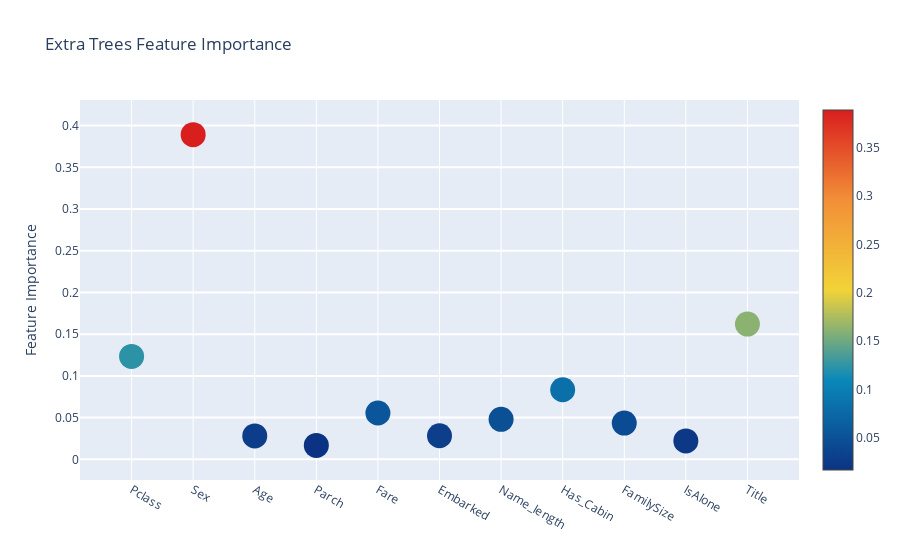
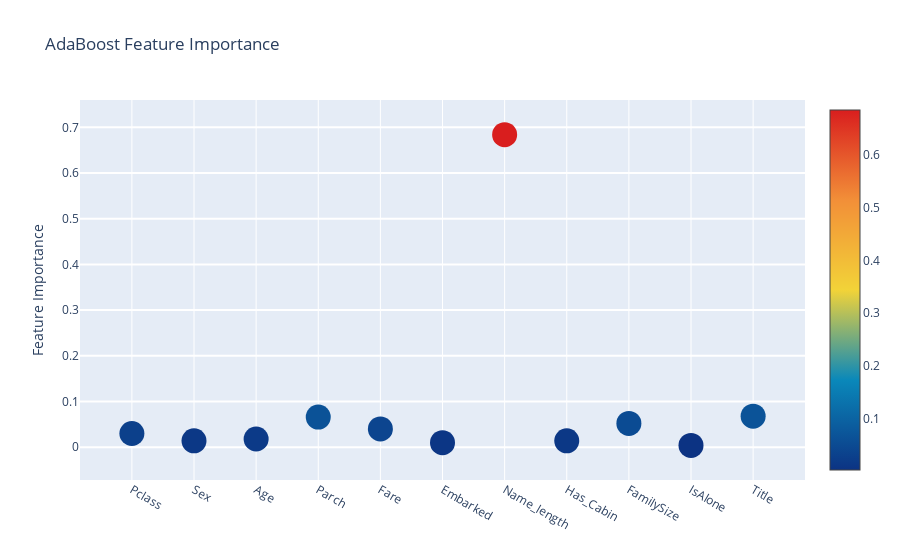
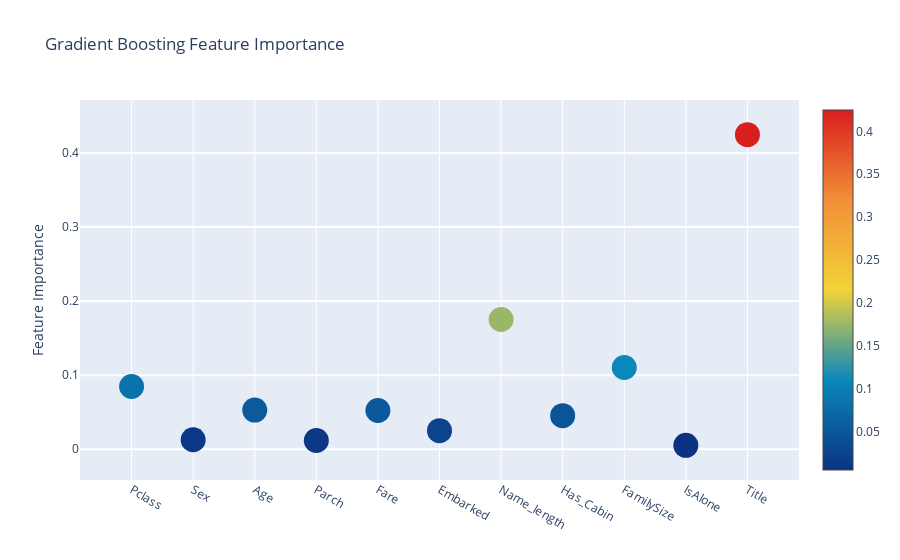

Notebook code cell kept with these figures, in order:
### Code cell
# Scatter plot 
trace = go.Scatter(
    y = feature_dataframe['Extra Trees feature importances'].values,
    x = feature_dataframe['features'].values,
    mode='markers',
    marker=dict(
        sizemode = 'diameter',
        sizeref = 1,
        size = 25,
#       size= feature_dataframe['AdaBoost feature importances'].values,
        #color = np.random.randn(500), #set color equal to a variable
        color = feature_dataframe['Extra Trees feature importances'].values,
        colorscale='Portland',
        showscale=True
    ),
    text = feature_dataframe['features'].values
)
data = [trace]

layout= go.Layout(
    autosize= True,
    title= 'Extra Trees Feature Importance',
    hovermode= 'closest',
#     xaxis= dict(
#         title= 'Pop',
#         ticklen= 5,
#         zeroline= False,
#         gridwidth= 2,
#     ),
    yaxis=dict(
        title= 'Feature Importance',
        ticklen= 5,
        gridwidth= 2
    ),
    showlegend= False
)
fig = go.Figure(data=data, layout=layout)
py.iplot(fig,filename='scatter2010')

# Scatter plot 
trace = go.Scatter(
    y = feature_dataframe['AdaBoost feature importances'].values,
    x = feature_dataframe['features'].values,
    mode='markers',
    marker=dict(
        sizemode = 'diameter',
        sizeref = 1,
        size = 25,
#       size= feature_dataframe['AdaBoost feature importances'].values,
        #color = np.random.randn(500), #set color equal to a variable
        color = feature_dataframe['AdaBoost feature importances'].values,
        colorscale='Portland',
        showscale=True
    ),
    text = feature_dataframe['features'].values
)
data = [trace]

layout= go.Layout(
    autosize= True,
    title= 'AdaBoost Feature Importance',
    hovermode= 'closest',
#     xaxis= dict(
#         title= 'Pop',
#         ticklen= 5,
#         zeroline= False,
#         gridwidth= 2,
#     ),
    yaxis=dict(
        title= 'Feature Importance',
        ticklen= 5,
        gridwidth= 2
    ),
    showlegend= False
)
fig = go.Figure(data=data, layout=layout)
py.iplot(fig,filename='scatter2010')

# Scatter plot 
trace = go.Scatter(
    y = feature_dataframe['Gradient Boost feature importances'].values,
    x = feature_dataframe['features'].values,
    mode='markers',
    marker=dict(
        sizemode = 'diameter',
        sizeref = 1,
        size = 25,
#       size= feature_dataframe['AdaBoost feature importances'].values,
        #color = np.random.randn(500), #set color equal to a variable
        color = feature_dataframe['Gradient Boost feature importances'].values,
        colorscale='Portland',
        showscale=True
    ),
    text = feature_dataframe['features'].values
)
data = [trace]

layout= go.Layout(
    autosize= True,
    title= 'Gradient Boosting Feature Importance',
    hovermode= 'closest',
#     xaxis= dict(
#         title= 'Pop',
#         ticklen= 5,
#         zeroline= False,
#         gridwidth= 2,
#     ),
    yaxis=dict(
        title= 'Feature Importance',
        ticklen= 5,
        gridwidth= 2
    ),
    showlegend= False
)
fig = go.Figure(data=data, layout=layout)
py.iplot(fig,filename='scatter2010')

### Figure 1 — Plotly figure (JSON) as saved in the notebook; plotly's stock layout.template omitted (floating-point values rounded to 4 significant figures)
{"data": [{"marker": {"color": [0.1233, 0.3892, 0.02802, 0.01673, 0.05555, 0.02825, 0.04793, 0.08342, 0.04343, 0.02205, 0.1621], "colorscale": [[0.0, "rgb(12,51,131)"], [0.25, "rgb(10,136,186)"], [0.5, "rgb(242,211,56)"], [0.75, "rgb(242,143,56)"], [1.0, "rgb(217,30,30)"]], "showscale": true, "size": 25, "sizemode": "diameter", "sizeref": 1}, "mode": "markers", "text": ["Pclass", "Sex", "Age", "Parch", "Fare", "Embarked", "Name_length", "Has_Cabin", "FamilySize", "IsAlone", "Title"], "type": "scatter", "x": ["Pclass", "Sex", "Age", "Parch", "Fare", "Embarked", "Name_length", "Has_Cabin", "FamilySize", "IsAlone", "Title"], "y": [0.1233, 0.3892, 0.02802, 0.01673, 0.05555, 0.02825, 0.04793, 0.08342, 0.04343, 0.02205, 0.1621]}], "layout": {"autosize": true, "hovermode": "closest", "showlegend": false, "title": {"text": "Extra Trees Feature Importance"}, "yaxis": {"gridwidth": 2, "ticklen": 5, "title": {"text": "Feature Importance"}}}}

### Figure 2 — Plotly figure (JSON) as saved in the notebook; plotly's stock layout.template omitted (floating-point values rounded to 4 significant figures)
{"data": [{"marker": {"color": [0.03, 0.014, 0.018, 0.066, 0.04, 0.01, 0.684, 0.014, 0.052, 0.004, 0.068], "colorscale": [[0.0, "rgb(12,51,131)"], [0.25, "rgb(10,136,186)"], [0.5, "rgb(242,211,56)"], [0.75, "rgb(242,143,56)"], [1.0, "rgb(217,30,30)"]], "showscale": true, "size": 25, "sizemode": "diameter", "sizeref": 1}, "mode": "markers", "text": ["Pclass", "Sex", "Age", "Parch", "Fare", "Embarked", "Name_length", "Has_Cabin", "FamilySize", "IsAlone", "Title"], "type": "scatter", "x": ["Pclass", "Sex", "Age", "Parch", "Fare", "Embarked", "Name_length", "Has_Cabin", "FamilySize", "IsAlone", "Title"], "y": [0.03, 0.014, 0.018, 0.066, 0.04, 0.01, 0.684, 0.014, 0.052, 0.004, 0.068]}], "layout": {"autosize": true, "hovermode": "closest", "showlegend": false, "title": {"text": "AdaBoost Feature Importance"}, "yaxis": {"gridwidth": 2, "ticklen": 5, "title": {"text": "Feature Importance"}}}}

### Figure 3 — Plotly figure (JSON) as saved in the notebook; plotly's stock layout.template omitted (floating-point values rounded to 4 significant figures)
{"data": [{"marker": {"color": [0.08466, 0.01272, 0.05282, 0.01173, 0.05222, 0.02503, 0.1752, 0.04531, 0.1103, 0.005143, 0.4249], "colorscale": [[0.0, "rgb(12,51,131)"], [0.25, "rgb(10,136,186)"], [0.5, "rgb(242,211,56)"], [0.75, "rgb(242,143,56)"], [1.0, "rgb(217,30,30)"]], "showscale": true, "size": 25, "sizemode": "diameter", "sizeref": 1}, "mode": "markers", "text": ["Pclass", "Sex", "Age", "Parch", "Fare", "Embarked", "Name_length", "Has_Cabin", "FamilySize", "IsAlone", "Title"], "type": "scatter", "x": ["Pclass", "Sex", "Age", "Parch", "Fare", "Embarked", "Name_length", "Has_Cabin", "FamilySize", "IsAlone", "Title"], "y": [0.08466, 0.01272, 0.05282, 0.01173, 0.05222, 0.02503, 0.1752, 0.04531, 0.1103, 0.005143, 0.4249]}], "layout": {"autosize": true, "hovermode": "closest", "showlegend": false, "title": {"text": "Gradient Boosting Feature Importance"}, "yaxis": {"gridwidth": 2, "ticklen": 5, "title": {"text": "Feature Importance"}}}}
